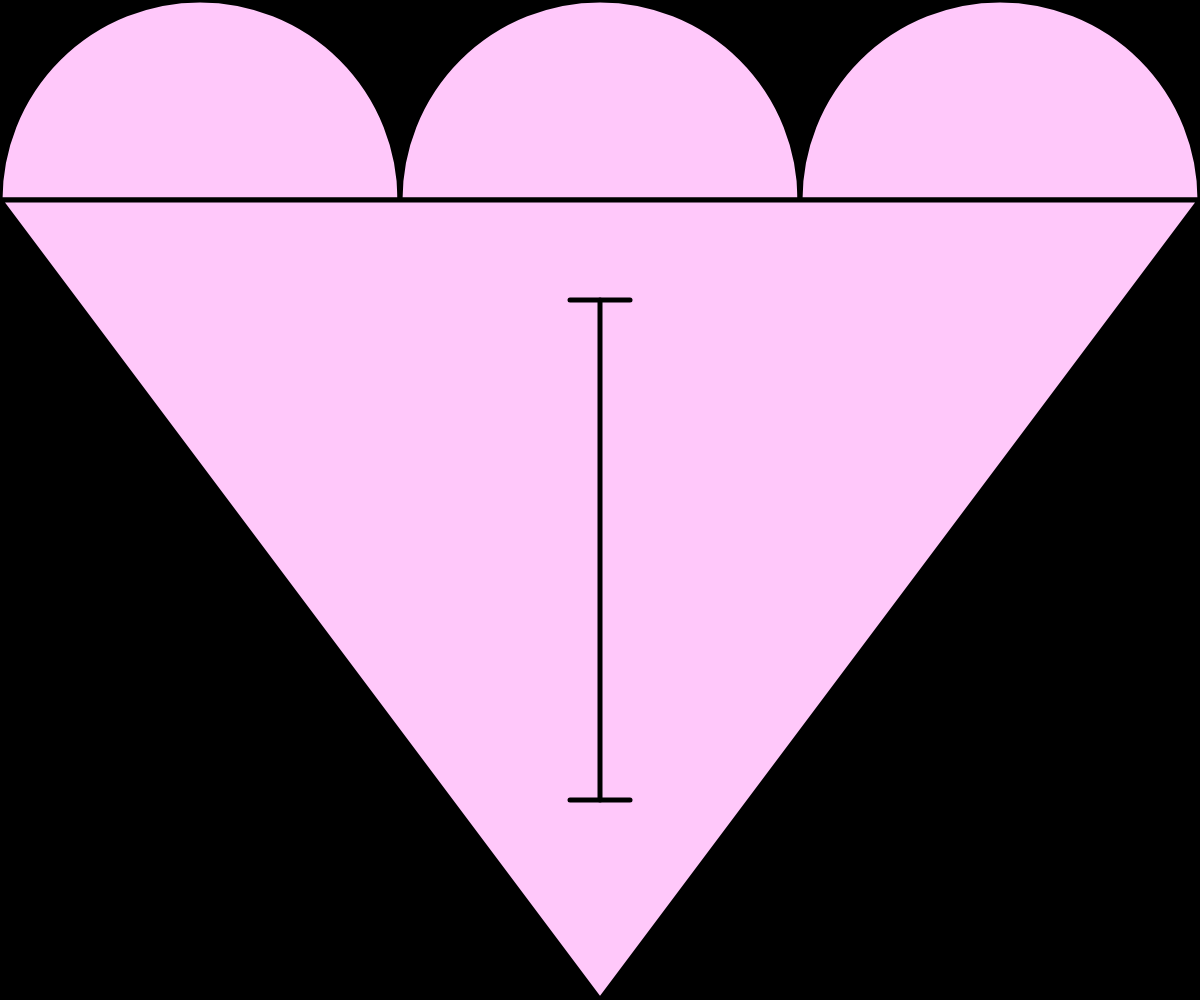
Frame 1 (no input)
Frame 60 (no input): identical to frame 1, image omitted
Frame 120 (the mouse pressed at the canvas centre since frame 60): identical to frame 1, image omitted

The p5.js sketch that drew this single still picture (run headless with seeded random() and noise() and a simulated clock; from frame 60 on, the mouse is pressed at the canvas centre):

// p5.js sketch
// ── sketch.js
var ballW;
function setup(){
    createCanvas(windowWidth,windowHeight);
}
function draw(){
    stroke(0);
    strokeWeight(5);
    ballW = width/3;
    background(0);
    fill(255,200,250);
    ellipse(ballW/2,ballW/2,ballW);
    ellipse(width/2,ballW/2,ballW);
    ellipse(width-ballW/2,ballW/2,ballW);
    fill(0);
    rect(0,ballW/2,width,height-ballW/2);
    fill(255,200,250)
    triangle(0,ballW/2,width,ballW/2,width/2,height);
    line(width/2, 0.75*ballW, width/2, height-ballW/2);
    line(width/2-30, 0.75*ballW, width/2+30, 0.75*ballW);
    line(width/2-30, height-ballW/2, width/2+30, height-ballW/2);
}
function windowResized() {
  resizeCanvas(windowWidth, windowHeight);
}
